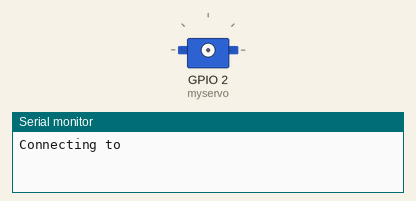
A sketch run on a simulated ESP8266 (NodeMCU). On the bench: servo, the last lines printed to the serial monitor. WiFi joins after 1.5 s; servers stay silent unless stated.

Above: at 0.1 s.
At 1.8 s:
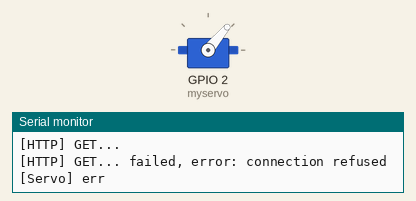
Timing chart, 0 to 3.3 s (numbered marks = the images above):
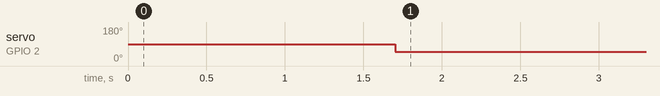

Measured:
- by itself, servo on GPIO 2 (myservo): 90° → 50° at 1.7 s

The sketch:

gate_esp8266.ino
```cpp
#include <ESP8266WiFi.h>
#include <ESP8266HTTPClient.h>
#include <WiFiClient.h>

#include <Servo.h>
Servo myservo;

const char* ssid     = "";
const char* password = "";

void setup() {
  Serial.begin(115200);

  Serial.print("Connecting to ");
  Serial.println(ssid);

  WiFi.mode(WIFI_STA);
  WiFi.begin(ssid, password);

  while (WiFi.status() != WL_CONNECTED) {
    delay(500);
    Serial.print(".");
  }

  myservo.attach(2);

  Serial.println("WiFi connected");
  Serial.print("IP address: ");
  Serial.println(WiFi.localIP());
}

void loop() {
  // wait for WiFi connection
  if ((WiFi.status() == WL_CONNECTED)) {
    WiFiClient client;
    HTTPClient http;

    Serial.print("[HTTP] begin...\n");
    if (http.begin(client, "http://car.batalov.me/s")) {  // HTTP
      Serial.print("[HTTP] GET...\n");
      int httpCode = http.GET();

      // httpCode will be negative on error
      if (httpCode > 0) {
        // HTTP header has been send and Server response header has been handled
        Serial.printf("[HTTP] GET... code: %d\n", httpCode);

        if (httpCode == HTTP_CODE_OK) {
          String payload = http.getString();
          Serial.println(payload);
          if  (payload == "0") {
            myservo.write(0);
            Serial.println("[Servo] close");
          }
          else if (payload == "1") {
            myservo.write(90);
            Serial.println("[Servo] open");
          }
        }
      } else {
        Serial.printf("[HTTP] GET... failed, error: %s\n", http.errorToString(httpCode).c_str());
        myservo.write(50);
        Serial.println("[Servo] err");
      }

      http.end();
    } else {
      Serial.printf("[HTTP} Unable to connect\n");
    }
  }

  delay(100);
}
```
